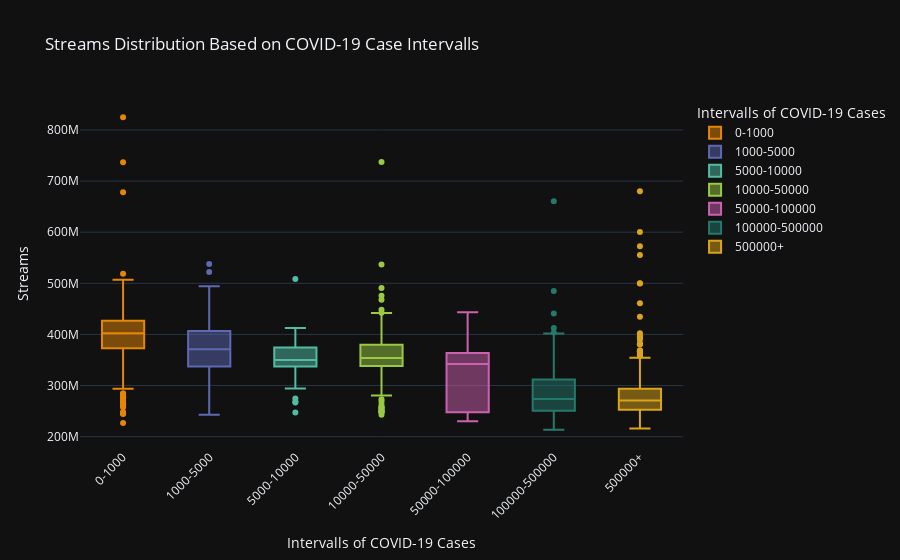

Notebook cell for this chart:
### Code cell
# Streams distribution based on COVID-19 case intervalls / box-plot
fig = px.box(merged_df, 
             x="New_cases_binned", 
             y="streams", 
             title="Streams Distribution Based on COVID-19 Case Intervalls",
             labels={"New_cases_binned": "Intervalls of COVID-19 Cases", "streams": "Streams"},
             color="New_cases_binned",  
             color_discrete_sequence=px.colors.qualitative.Vivid,
             category_orders={"New_cases_binned": bin_labels})

fig.update_layout(
    xaxis_tickangle=-45,  
    template="plotly_dark", 
)

fig.show()
